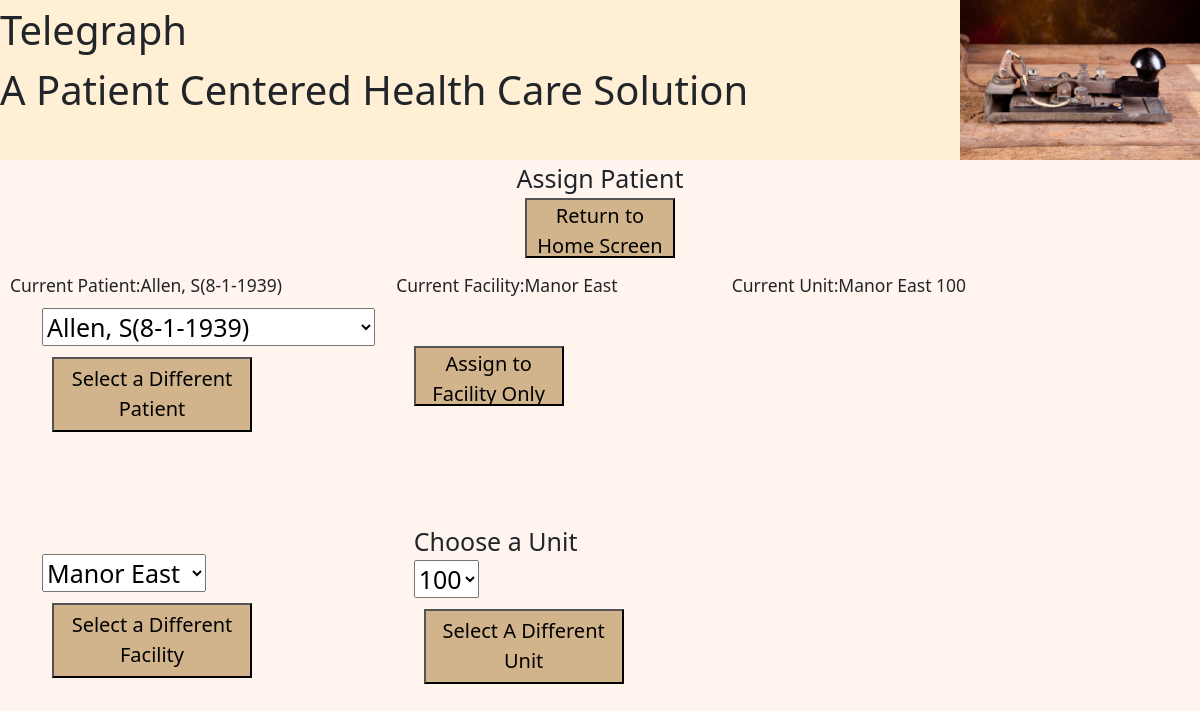
The page /patient/assign_patient_to_room/ on the database its author committed.
### patient/models.py (models this page shows)
class Patients(models.Model):
    First_Name = models.CharField(max_length=50)
    Last_Name  = models.CharField(max_length=50)
    Date_of_Birth = models.DateField()
    def __str__(self):
        return '%s, %s(%d-%d-%d)' % (self.Last_Name, self.First_Name[0], self.Date_of_Birth.month, self.Date_of_Birth.day, self.Date_of_Birth.year)

### organization/models.py (models this page shows)
class Facility(models.Model):
    name = models.CharField(max_length=100, null=False, unique=True)
    address_1 = models.CharField(max_length=30, null=False, default='')
    address_2 = models.CharField(max_length=30, null=False, default='')
    address_3 = models.CharField(max_length=30, null=False, default='')
    city = models.CharField(max_length=30, null=False, default='')
    state = models.CharField(max_length=2, null=False, default='')
    zip_code = models.CharField(max_length=12, null=False, default='')
    phone_number = models.CharField(max_length=15, null=False, default='')
    fax_number = models.CharField(max_length=15, null=False, default='')
    def __str__(self):
        return '%s ' % (self.name)
    class Meta:
        order_with_respect_to = 'name'

class Units(models.Model):
    facility = models.ForeignKey(Facility, on_delete=models.CASCADE, default=None, null=True)
    unit_name = models.CharField(max_length=30, null=False)
    def __str__(self):
        return '%s %s' % (self.facility.__str__(), self.unit_name)
    class Meta:
        order_with_respect_to = 'facility'

### patient/views.py (the view)
# urls.py: path('assign_patient_to_room/', views.assign_patient_to_room, name='assign_patient_to_room'),
def assign_patient_to_room(request):
    unassigned_patients = \
        Patients.objects.filter(~Q(patients_location__pk__in=Patients_Location.objects.values('pk'))).order_by('Last_Name')
    this_patient = unassigned_patients[0]
    FacilityList = Facility.objects.all().order_by('name')
    error_message=''
    if request.method=='POST':
        new_patient=request.POST.get('new_patient')
        patient_selected='False'
        if new_patient=='True':
            patient_selected='True'
        facility_name=request.POST.get('facility_dropdown')
        if facility_name in {'',None}:
            facility_name = FacilityList[0].name
        this_facility = Facility.objects.get(name=facility_name)
        UnitList = Units.objects.filter(facility=this_facility)
        what_to_do=request.POST.get('what_to_do')
        this_patient_id = int(request.POST.get('patient_dropdown'))
        this_patient = Patients.objects.get(pk=this_patient_id)
        if not(this_patient==None):
            patient_selected='True'
        this_unit = None
        this_unit_id = request.POST.get('unit_dropdown')
        if this_unit_id==None:
            this_unit_id=''
        if this_unit_id.isnumeric():
            this_unit = Units.objects.get(pk=int(this_unit_id))
        else:
            this_unit = UnitList[0]
        the_beds=None
        unit_chosen='False'
        if what_to_do == 'choose_patient':
            pass
        if what_to_do == 'choose_facility':
            pass  #don't really need to do anything
        elif what_to_do == 'assign_to_facility':
            this_patient_location = Patients_Location(patient=this_patient, facility=this_facility)
            this_patient_location.save()
        elif what_to_do == 'choose_unit':
            the_beds = Facility_Rooms.objects.filter(unit=this_unit).filter(~Q(patients_location__pk__in=Patients_Location.objects.values('pk')))
            unit_chosen='True'
        elif what_to_do=='bed_selected':
            the_beds = Facility_Rooms.objects.filter(unit=this_unit).filter(~Q(patients_location__pk__in=Patients_Location.objects.values('pk')))
            which_bed = None
            for one_bed in the_beds:
                if request.POST.get('bed'+str(one_bed.id)):
                    which_bed = one_bed
                    break
            if not(which_bed==None):
                this_patient_location = Patients_Location(patient=this_patient, room=which_bed)
                this_patient_location.save()
                UnitList = Units.objects.filter(facility=FacilityList[0])
                this_unit=UnitList[0]
                request.method=''
                if new_patient=='True':
                    redirect('/patient_added/successfully_assigned.html')
                else:
                    assign_patient_to_room(request)  #start the whole process over
            else:
                error_message='choose_bed'
        return render (request,'patient/assign_patient.html',
                {'FacilityList':FacilityList,
                'this_facility':this_facility,
                'unassigned_patients':unassigned_patients,
                'this_patient': this_patient,
                'UnitList':UnitList,
                'this_unit':this_unit,
                'patient_selected':patient_selected,
                'unit_chosen':unit_chosen,
                'the_beds':the_beds,
                'new_patient': new_patient})
    else:
        UnitList = Units.objects.filter(facility=FacilityList[0])
        this_unit=UnitList[0]
        the_beds = Facility_Rooms.objects.filter(unit=this_unit).filter(
            ~Q(patients_location__pk__in=Patients_Location.objects.values('pk')))
        return render (request,'patient/assign_patient.html',
                {'FacilityList':FacilityList,
                'this_facility':FacilityList[0],
                'this_unit':this_unit,
                'UnitList': UnitList,
                'unassigned_patients':unassigned_patients,
                'this_patient': this_patient,
                 'the_beds': the_beds, })

### patient/templates/patient/assign_patient.html (shortened to what this page needs)
{% extends 'Base.html' %}
{% block content %}
<center>
    Assign Patient
    <br>
    <form action='/'>
        <button type="submit" class="button-index">Return to Home Screen</button>
    </form>
</center>
    <div class="view-info-box">
        Current Patient:{{this_patient}}
        &emsp;&emsp;&emsp;&emsp;&emsp;&emsp;
        Current Facility:{{this_facility}}
        &emsp;&emsp;&emsp;&emsp;&emsp;&emsp;
        Current Unit:{{this_unit}}
    </div>
    <div class="container">
        <div class="leftpane">
            <form method="POST">
                <select name="patient_dropdown" id="patient_dropdown">
                    {% for one_patient in unassigned_patients %}
                    {% if one_patient == this_patient %}
                    <option value="{{one_patient.id}}" selected>{{one_patient}}</option>
                    {% else %}
                    <option value="{{one_patient.id}}">{{one_patient}}</option>
                    {% endif %}
                    {% endfor %}
                </select><br>
                <button type="submit" class="button-big">Select a Different Patient</button>
            </form>
            <br>
            <br>
            <br>
            <form method="POST">
                <select name="facility_dropdown" id="facility_dropdown">
                    {% for one_facility in FacilityList %}
                    {% if one_facility.name == this_facility.name %}
                    <option value="{{one_facility.name}}" selected>{{one_facility.name}}</option>
                    {% else %}
                    <option value="{{one_facility.name}}">{{one_facility.name}}</option>
                    {% endif %}
                    {% endfor %}
                </select><br>
                <button type="submit" class="button-big">Select a Different Facility</button>
            </form>
        </div>
        <div class="middlepane">
            <form method=POST>
                <br>
                <button type="submit" class="button-index">Assign to Facility Only</button>
            </form>
            <br>
            <br>
            <br>
            <form method="POST">
                <label for="unit_dropdown">Choose a Unit</label><br>
                <select name="unit_dropdown" id="unit_dropdown">
                    {% for one_unit in UnitList %}
                    {% if this_unit.name == one_unit.unit_name %}
                    <option value="{{one_unit.id}}" selected>{{one_unit.unit_name }}</option>
                    {% else %}
                    <option value="{{one_unit.id }}">{{one_unit.unit_name }}</option>
                    {% endif %}
                    {% endfor %}
                </select><br>
                <button type="submit" class="button-big">Select A Different Unit</button>
            </form>
        </div>
    </div>
{% endblock %}

### Static/css/style.css (style rules this page uses)
body { background: seashell; font-size: 25px; position: relative; }
.button-index { height:60px; width:150px; font-size:20px; background-color: tan }
.button-big { height:75px; width:200px; font-size:20px; background-color: tan; margin: 10px; }
label { display: inline-block; clear: left; width: 250px; text-align: left; }
.view-info-box { font-size: .7em; padding: 10px; }
.container { width: 100%; height: 100%; }
.leftpane { width: 33.3%; height: 100%; float: left; border-collapse: collapse; }
.middlepane { width: 33.3%; height: 100%; float: left; border-collapse: collapse; }

### rows shown on the page
Patients: Last_Name+First_Name+Date_of_Birth "Allen, S(8-1-1939)"
Facility: name "Manor East"
Units: facility+unit_name "Manor East 100"

### other values the page prints
form field patient_dropdown "Allen, S(8-1-1939)"
form field facility_dropdown "Manor East"
form field unit_dropdown "100"
